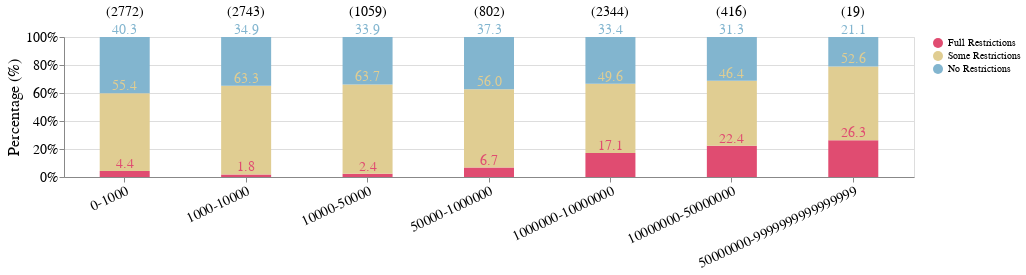

The notebook cell saved with this chart:
### Markdown cell above
## Robots Temporal Analysis P2

### Code cell
import json
import os
import re
import sys
import copy
import pandas as pd
from collections import defaultdict

import matplotlib.pyplot as plt
import numpy as np
import plotly.graph_objects as go
from pmdarima import auto_arima
from scipy.stats import boxcox
import seaborn as sns
import statsmodels.api as sm
from statsmodels.graphics.tsaplots import plot_acf, plot_pacf
from sklearn.preprocessing import RobustScaler
from urllib.parse import urlparse

# Append system path
sys.path = [p for p in sys.path if not p.endswith('../..')]  # Cleans duplicated '../..'
sys.path.insert(0, '../')  # This adds `src` to the path

from helpers import io
from analysis import util
from web_analysis import robots_util


%load_ext autoreload
%autoreload 2
url_token_lookup = robots_util.URLTokenLookup('src/analysis/pretrain_data/relevant_url_token_counts.csv') # 'c4', 'rf', 'dolma'
c4_url_to_counts = url_token_lookup.get_url_to_token_map("c4")
# URL -> Date -> Robots.txt raw text
head_robots = io.read_json("data/temporal_robots_head_annual.json")
random_10k_robots = io.read_json("data/temporal_robots_rand_10k.json")
joined_robots = copy.deepcopy(head_robots)
joined_robots.update(random_10k_robots)
print(len(head_robots))
print(len(random_10k_robots))
print(len(joined_robots))

def sanitize_url(url: str) -> str:
    """
    Sanitizes URL to be used as a folder name.
    """
    parsed_url = urlparse(url)
    sanitized_netloc = parsed_url.netloc.replace(".", "_")
    sanitized_path = "_".join(
        filter(None, re.split(r"\/+", parsed_url.path.strip("/")))
    )
    sanitized_url = f"{sanitized_netloc}_{sanitized_path}"
    return sanitized_url.replace(".", "_")


def get_website_start_dates(snapshot_dir):
    start_dates = {}
    for sanitized_url in os.listdir(snapshot_dir):
        url_dir = os.path.join(snapshot_dir, sanitized_url)
        if os.path.isdir(url_dir):
            snapshots = [f for f in os.listdir(url_dir) if f.endswith('.html')]
            if snapshots:
                earliest_snapshot = min(snapshots)
                start_date_str = earliest_snapshot.split('.')[0]  # Extract the date string from the file name
                start_date = pd.to_datetime(start_date_str, format='%Y%m%d%H%M%S')  # Parse the date string using the correct format
                start_dates[sanitized_url] = start_date
    return start_dates

snapshot_dir = '/Users/ariel-raive/Desktop/Data-Provenance-Collection/src/web_analysis/wayback_extraction/snapshots'  # Replace with the actual path to the snapshots directory
sanitized_start_dates = get_website_start_dates(snapshot_dir)

# Map the sanitized URLs back to the original URLs
website_start_dates = {url: sanitized_start_dates.get(sanitize_url(url), pd.to_datetime('1970-01-01')) for url in joined_robots}

# run compute_url_date_agent_status for random and head.
# filter URLs for random vs head before 
# compute size vs robots restritiveness (All Agents, OpenAI, Google) stats
# time, size, robots
agent_groups_to_track = robots_util.get_bot_groups()
agents_to_track = robots_util.get_bots()
# {URL --> Date --> Agent --> Status}
url_robots_summary = robots_util.compute_url_date_agent_status(
    data=joined_robots, 
    # relevant_agents=agents_to_track)
    relevant_agents=[v for vs in agent_groups_to_track.values() for v in vs])
# top N sample: TODO: Top 1k vs top 800 token info.
top_c4_urls = url_token_lookup.top_k_urls("c4", 1000)
url_robots_summary_head = {k: url_robots_summary[k] for k in top_c4_urls if k in top_c4_urls}
url_robots_summary_rand = {k: url_robots_summary[k] for k, _ in random_10k_robots.items()}

def plot_size_against_restrictions(
    url_robots_summary,
    size_bucket_to_urls,
    agent_group,
    setting=None
):
    agent_names = robots_util.get_bots(agent_group, setting=setting)
    # {URL --> Date --> Agent --> Status} --> {URL —> status}
    current_url_status = robots_util.get_latest_url_robot_statuses(url_robots_summary, agent_names)
    print(len(current_url_status))

    set(current_url_status.keys())

    cat_keys = ["all", "some", "none"]
    data_groups = defaultdict(lambda: [0, 0, 0])
    url_to_bucket_key = {url: sz for sz, urls in size_bucket_to_urls.items() for url in urls}
    # data: "bucket range": [full restrictions, some restrictions, no restrictions]
    for url, status in current_url_status.items():
        if not status:
            print(url)
            print(status)
        data_groups[url_to_bucket_key[url]][cat_keys.index(status)] += 1
    
    print(data_groups)

    return util.plot_stackedbars(
        data_groups, 
        title=None, 
        category_names=['Full Restrictions', 'Some Restrictions', 'No Restrictions'],
        custom_colors=['#e04c71','#e0cd92','#82b5cf'],
        group_order=sorted(size_bucket_to_urls.keys(), key=lambda x: int(x.split('-')[0])), 
        total_dsets=len(url_to_bucket_key), 
        legend=True, 
        savepath=f"paper_figures/altair/robots_restrictions_vs_token_count_{agent_group}.json"
    )
    
    
size_bucket_to_urls = robots_util.bucket_urls_by_size(
    c4_url_to_counts, 
    bucket_boundaries=[0, 1000, 10000, 50000, 1000000, 10000000, 50000000, 9999999999999999]
)

plot_size_against_restrictions(
    url_robots_summary,
    size_bucket_to_urls,
    "OpenAI",
    setting="train"
)

### Figure 1 — Vega-Lite specification as saved in the notebook (floating-point values rounded to 4 significant figures)
{"config": {"view": {"continuousWidth": 300, "continuousHeight": 300}}, "layer": [{"mark": {"type": "bar", "width": 50}, "encoding": {"color": {"field": "category", "legend": {"title": null}, "scale": {"range": ["#e04c71", "#e0cd92", "#82b5cf"]}, "sort": ["Full Restrictions", "Some Restrictions", "No Restrictions"], "type": "nominal"}, "order": {"field": "order", "type": "ordinal"}, "x": {"axis": {"labelAngle": -25, "labelFontSize": 14}, "field": "index", "sort": ["0-1000", "1000-10000", "10000-50000", "50000-1000000", "1000000-10000000", "10000000-50000000", "50000000-9999999999999999"], "title": null, "type": "nominal"}, "y": {"axis": {"format": "%", "labelFontSize": 14, "title": "Percentage (%)", "titleFontSize": 16, "titleFontWeight": "normal"}, "field": "percentage", "scale": {"domain": [0, 1]}, "sort": ["Full Restrictions", "Some Restrictions", "No Restrictions"], "stack": "normalize", "type": "quantitative"}}}, {"mark": {"type": "text", "align": "center", "baseline": "middle", "color": "white", "dx": 0, "dy": -7, "fontSize": 14}, "encoding": {"color": {"field": "category", "legend": {"title": null}, "scale": {"range": ["#e04c71", "#e0cd92", "#82b5cf"]}, "sort": ["Full Restrictions", "Some Restrictions", "No Restrictions"], "type": "nominal"}, "order": {"field": "order", "type": "ordinal"}, "text": {"condition": {"test": "(datum.percentage > 0.05)", "field": "percentage", "format": ".1f", "type": "quantitative"}, "value": ""}, "x": {"axis": {"labelAngle": -25, "labelFontSize": 14}, "field": "index", "sort": ["0-1000", "1000-10000", "10000-50000", "50000-1000000", "1000000-10000000", "10000000-50000000", "50000000-9999999999999999"], "title": null, "type": "nominal"}, "y": {"axis": {"format": "%", "labelFontSize": 14, "title": "Percentage (%)", "titleFontSize": 16, "titleFontWeight": "normal"}, "field": "percentage", "scale": {"domain": [0, 1]}, "sort": ["Full Restrictions", "Some Restrictions", "No Restrictions"], "stack": "normalize", "type": "quantitative"}}}, {"data": {"name": "data-ccc359decd31f4f077de8566106be106"}, "mark": {"type": "text", "align": "center", "baseline": "top", "dy": -32, "fontSize": 14}, "encoding": {"text": {"field": "text_label", "type": "nominal"}, "x": {"field": "index", "sort": ["Full Restrictions", "Some Restrictions", "No Restrictions"], "title": null, "type": "nominal"}, "y": {"value": 0}}}], "data": {"name": "data-73eb28cf8ff12e2d6af916a5be3daf91"}, "height": 140, "title": "", "width": 850, "$schema": "https://vega.github.io/schema/vega-lite/v5.17.0.json", "datasets": {"data-73eb28cf8ff12e2d6af916a5be3daf91": [{"index": "0-1000", "category": "Full Restrictions", "value": 121, "percentage": 4.365, "order": 0}, {"index": "1000-10000", "category": "Full Restrictions", "value": 50, "percentage": 1.823, "order": 0}, {"index": "10000-50000", "category": "Full Restrictions", "value": 25, "percentage": 2.361, "order": 0}, {"index": "50000-1000000", "category": "Full Restrictions", "value": 54, "percentage": 6.733, "order": 0}, {"index": "1000000-10000000", "category": "Full Restrictions", "value": 400, "percentage": 17.06, "order": 0}, {"index": "10000000-50000000", "category": "Full Restrictions", "value": 93, "percentage": 22.36, "order": 0}, {"index": "\n50000000-9999999999999999", "category": "Full Restrictions", "value": 5, "percentage": 26.32, "order": 0}, {"index": "0-1000", "category": "Some Restrictions", "value": 1535, "percentage": 55.38, "order": 1}, {"index": "1000-10000", "category": "Some Restrictions", "value": 1737, "percentage": 63.32, "order": 1}, {"index": "10000-50000", "category": "Some Restrictions", "value": 675, "percentage": 63.74, "order": 1}, {"index": "50000-1000000", "category": "Some Restrictions", "value": 449, "percentage": 55.99, "order": 1}, {"index": "1000000-10000000", "category": "Some Restrictions", "value": 1162, "percentage": 49.57, "order": 1}, {"index": "10000000-50000000", "category": "Some Restrictions", "value": 193, "percentage": 46.39, "order": 1}, {"index": "\n50000000-9999999999999999", "category": "Some Restrictions", "value": 10, "percentage": 52.63, "order": 1}, {"index": "0-1000", "category": "No Restrictions", "value": 1116, "percentage": 40.26, "order": 2}, {"index": "1000-10000", "category": "No Restrictions", "value": 956, "percentage": 34.85, "order": 2}, {"index": "10000-50000", "category": "No Restrictions", "value": 359, "percentage": 33.9, "order": 2}, {"index": "50000-1000000", "category": "No Restrictions", "value": 299, "percentage": 37.28, "order": 2}, {"index": "1000000-10000000", "category": "No Restrictions", "value": 782, "percentage": 33.36, "order": 2}, {"index": "10000000-50000000", "category": "No Restrictions", "value": 130, "percentage": 31.25, "order": 2}, {"index": "\n50000000-9999999999999999", "category": "No Restrictions", "value": 4, "percentage": 21.05, "order": 2}], "data-ccc359decd31f4f077de8566106be106": [{"index": "0-1000", "total": 2772, "text_label": "(2772)"}, {"index": "1000-10000", "total": 2743, "text_label": "(2743)"}, {"index": "10000-50000", "total": 1059, "text_label": "(1059)"}, {"index": "50000-1000000", "total": 802, "text_label": "(802)"}, {"index": "1000000-10000000", "total": 2344, "text_label": "(2344)"}, {"index": "10000000-50000000", "total": 416, "text_label": "(416)"}, {"index": "\n50000000-9999999999999999", "total": 19, "text_label": "(19)"}]}}
